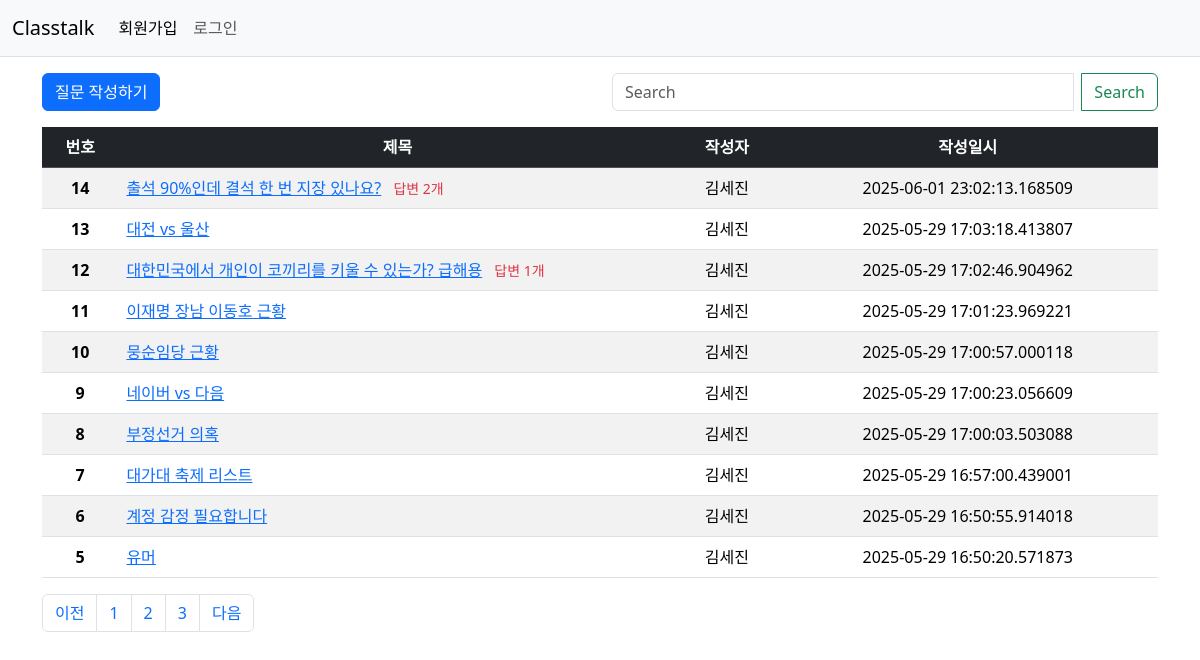
/question/list/?page=2, run on the app's committed database.
### classtalk/models.py (models this page shows)
class Question(db.Model):
    id = db.Column(db.Integer, primary_key=True)
    subject = db.Column(db.String(200), nullable=False)
    content = db.Column(db.Text(), nullable=False)
    create_date = db.Column(db.DateTime(), nullable=False)
    user_id = db.Column(db.Integer, db.ForeignKey('user.id', ondelete='CASCADE'), nullable=False)
    user = db.relationship('User', backref=db.backref('question_set'))
    modify_date = db.Column(db.DateTime(), nullable=True)
    is_anonymous = db.Column(db.Boolean, default=False)  # 익명 여부 추가

class User(db.Model):
    id = db.Column(db.Integer, primary_key=True)
    username = db.Column(db.String(150), unique=True, nullable=False)
    password = db.Column(db.String(200), nullable=False)
    email = db.Column(db.String(120), unique=True, nullable=False)

### classtalk/views/question_views.py (the view, shortened to what this page needs)
@bp.route('/list/')
def _list():
    page = request.args.get('page', type=int, default=1)
    kw = request.args.get('kw', type=str, default='')
    question_list = Question.query.order_by(Question.create_date.desc())
    question_list = question_list.paginate(page=page, per_page=10)
    return render_template('question/question_list.html', question_list=question_list, page=page, kw=kw)

### classtalk/views/auth_views.py (called while the page is built)
@bp.before_app_request
def load_logged_in_user():
    user_id = session.get('user_id')
    if user_id is None:
        g.user = None
    else:
        g.user = User.query.get(user_id)

### classtalk/templates/question/question_list.html (shortened to what this page needs)
<!DOCTYPE html>
<html lang="en">
<head>
    <link href="https://cdn.jsdelivr.net/npm/bootstrap@5.3.5/dist/css/bootstrap.min.css" rel="stylesheet">
</head>
<body>
{% include "navbar.html" %}
<div class="container my-3">
    <div class="row my-3">
            <div class="col-6">
                <a href="{{ url_for('question.create') }}" class="btn btn-primary">질문 작성하기</a>
            </div>
            <div class="col-6">
                <div class="input-group">
                    <input type="text" id="search_kw" class="form-control me-2" value="{{ kw or '' }}" placeholder="Search" aria-label="Search"/>
                    <button class="btn btn-outline-success" type="submit" id="btn_search">Search</button>
                </div>
            </div>
        </div>
    <table class="table table-striped">
        <thead>
        <tr class="text-center table-dark">
            <th scope="col">번호</th>
            <th scope="col" style="width:50%">제목</th>
            <th scope="col">작성자</th>
            <th scope="col">작성일시</th>
        </tr>
        </thead>
    {% if question_list %}
      <tbody>
        {% for question in question_list.items %}
        <tr class="text-center">
            <th scope="row">{{ question_list.total - ((question_list.page-1) * question_list.per_page) - loop.index0 }}</th>
            <td class="text-start">
                <a href="{{ url_for('question.detail', question_id=question.id) }}">{{ question.subject }}</a>
                {% if question.answer_set|length > 0 %}
                <span class="text-danger small mx-2">답변 {{ question.answer_set|length }}개</span>
                {% endif %}
            </td>
            <td>
                {% if question.is_anonymous %}
                    <span class="text-muted">익명</span>
                    <td>{{question.create_date}}</td>
                {% else %}
                    {{ question.user.username }}
                    <td>{{question.create_date}}</td>
                {% endif %}
            </td>
        </tr>
        {% endfor %}
      </tbody>
    </table>
    {% else %}
        <p>질문이 없습니다.</p>
    {% endif %}
    {% include "Pagenation.html" %}
</div>
</body>
</html>

### data on the page
Question: total "14", subject "출석 90%인데 결석 한 번 지장 있나요?", answer_set|length "2", user.username "김세진", create_date "2025-06-01 23:02:13.168509"
Question: total "13", subject "대전 vs 울산", user.username "김세진", create_date "2025-05-29 17:03:18.413807"
Question: total "12", subject "대한민국에서 개인이 코끼리를 키울 수 있는가? 급해용", answer_set|length "1", user.username "김세진", create_date "2025-05-29 17:02:46.904962"
Question: total "11", subject "이재명 장남 이동호 근황", user.username "김세진", create_date "2025-05-29 17:01:23.969221"
Question: total "10", subject "뭉순임당 근황", user.username "김세진", create_date "2025-05-29 17:00:57.000118"
Question: total "9", subject "네이버 vs 다음", user.username "김세진", create_date "2025-05-29 17:00:23.056609"
Question: total "8", subject "부정선거 의혹", user.username "김세진", create_date "2025-05-29 17:00:03.503088"
Question: total "7", subject "대가대 축제 리스트", user.username "김세진", create_date "2025-05-29 16:57:00.439001"
Question: total "6", subject "계정 감정 필요합니다", user.username "김세진", create_date "2025-05-29 16:50:55.914018"
Question: total "5", subject "유머", user.username "김세진", create_date "2025-05-29 16:50:20.571873"

### other printed values
{{ page_num }} "1" "2" "3"
